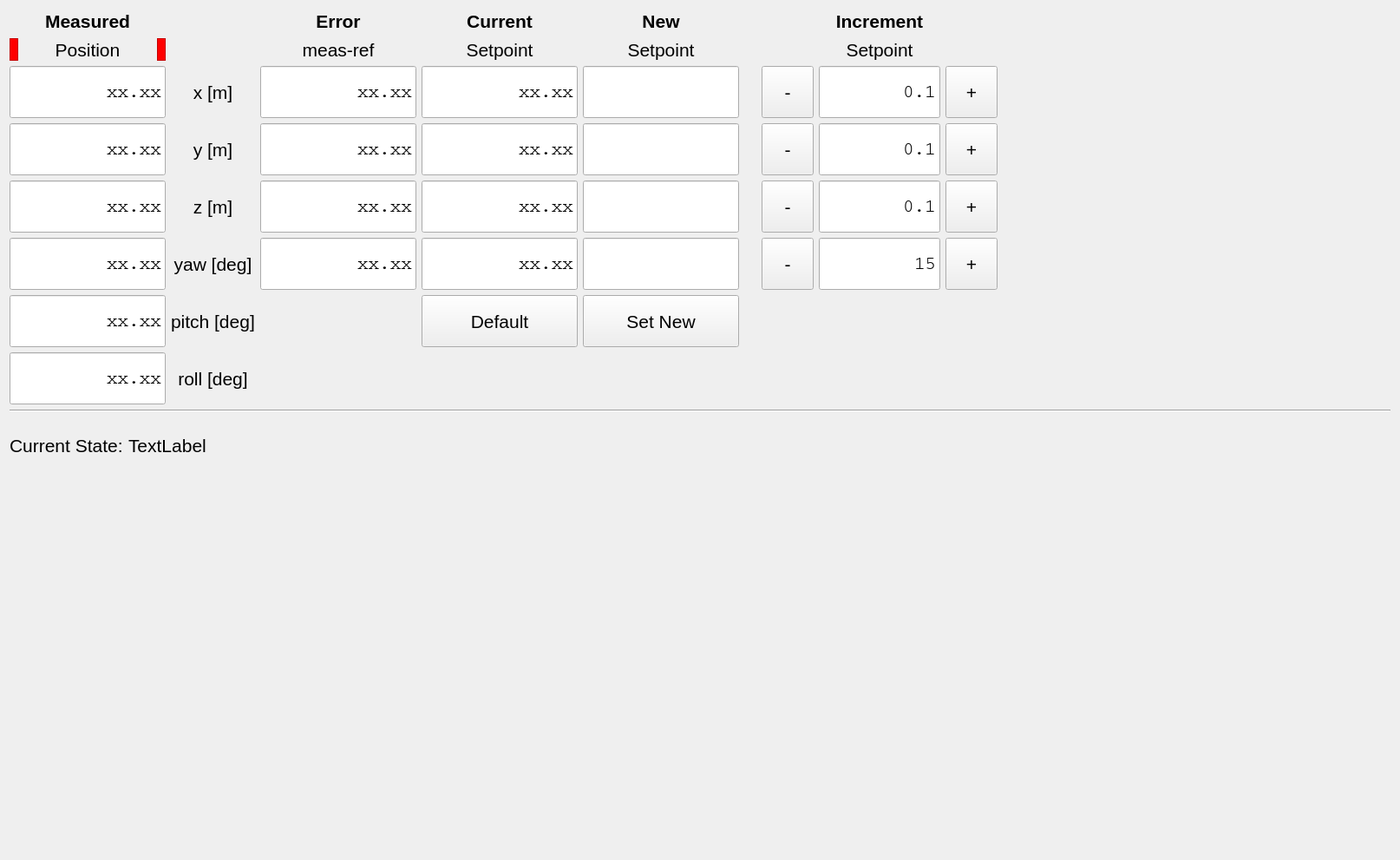
<?xml version="1.0" encoding="UTF-8"?>
<ui version="4.0">
 <class>DefaultControllerTab</class>
 <widget class="QWidget" name="DefaultControllerTab">
  <property name="geometry">
   <rect>
    <x>0</x>
    <y>0</y>
    <width>1614</width>
    <height>991</height>
   </rect>
  </property>
  <property name="font">
   <font>
    <pointsize>16</pointsize>
   </font>
  </property>
  <property name="windowTitle">
   <string>Form</string>
  </property>
  <layout class="QGridLayout" name="gridLayout">
   <item row="1" column="0">
    <widget class="Line" name="line">
     <property name="orientation">
      <enum>Qt::Horizontal</enum>
     </property>
    </widget>
   </item>
   <item row="3" column="0">
    <layout class="QHBoxLayout" name="horizontalLayout_6">
     <property name="leftMargin">
      <number>0</number>
     </property>
     <property name="topMargin">
      <number>0</number>
     </property>
     <property name="rightMargin">
      <number>0</number>
     </property>
     <property name="bottomMargin">
      <number>0</number>
     </property>
     <item>
      <widget class="QLabel" name="label_current_state_title">
       <property name="sizePolicy">
        <sizepolicy hsizetype="Minimum" vsizetype="Preferred">
         <horstretch>0</horstretch>
         <verstretch>0</verstretch>
        </sizepolicy>
       </property>
       <property name="text">
        <string>Current State:</string>
       </property>
      </widget>
     </item>
     <item>
      <widget class="QLabel" name="label_current_state">
       <property name="text">
        <string>TextLabel</string>
       </property>
      </widget>
     </item>
     <item>
      <spacer name="horizontalSpacer_3">
       <property name="orientation">
        <enum>Qt::Horizontal</enum>
       </property>
       <property name="sizeHint" stdset="0">
        <size>
         <width>40</width>
         <height>20</height>
        </size>
       </property>
      </spacer>
     </item>
    </layout>
   </item>
   <item row="4" column="0">
    <spacer name="verticalSpacer">
     <property name="orientation">
      <enum>Qt::Vertical</enum>
     </property>
     <property name="sizeHint" stdset="0">
      <size>
       <width>20</width>
       <height>40</height>
      </size>
     </property>
    </spacer>
   </item>
   <item row="2" column="0">
    <spacer name="verticalSpacer_2">
     <property name="orientation">
      <enum>Qt::Vertical</enum>
     </property>
     <property name="sizeType">
      <enum>QSizePolicy::Fixed</enum>
     </property>
     <property name="sizeHint" stdset="0">
      <size>
       <width>20</width>
       <height>20</height>
      </size>
     </property>
    </spacer>
   </item>
   <item row="0" column="0">
    <layout class="QGridLayout" name="gridLayout_2">
     <property name="leftMargin">
      <number>0</number>
     </property>
     <property name="topMargin">
      <number>0</number>
     </property>
     <property name="rightMargin">
      <number>0</number>
     </property>
     <property name="bottomMargin">
      <number>0</number>
     </property>
     <item row="2" column="1">
      <widget class="QLabel" name="label_row_x">
       <property name="maximumSize">
        <size>
         <width>16777215</width>
         <height>60</height>
        </size>
       </property>
       <property name="text">
        <string>x [m]</string>
       </property>
       <property name="alignment">
        <set>Qt::AlignCenter</set>
       </property>
      </widget>
     </item>
     <item row="0" column="6">
      <widget class="QLabel" name="label_increment_title">
       <property name="maximumSize">
        <size>
         <width>16777215</width>
         <height>50</height>
        </size>
       </property>
       <property name="font">
        <font>
         <weight>75</weight>
         <bold>true</bold>
        </font>
       </property>
       <property name="text">
        <string>Increment</string>
       </property>
       <property name="alignment">
        <set>Qt::AlignCenter</set>
       </property>
      </widget>
     </item>
     <item row="0" column="2">
      <widget class="QLabel" name="label_error_title">
       <property name="maximumSize">
        <size>
         <width>16777215</width>
         <height>50</height>
        </size>
       </property>
       <property name="font">
        <font>
         <weight>75</weight>
         <bold>true</bold>
        </font>
       </property>
       <property name="text">
        <string>Error</string>
       </property>
       <property name="alignment">
        <set>Qt::AlignCenter</set>
       </property>
      </widget>
     </item>
     <item row="5" column="1">
      <widget class="QLabel" name="label_row_yaw">
       <property name="maximumSize">
        <size>
         <width>16777215</width>
         <height>60</height>
        </size>
       </property>
       <property name="text">
        <string>yaw [deg]</string>
       </property>
       <property name="alignment">
        <set>Qt::AlignCenter</set>
       </property>
      </widget>
     </item>
     <item row="1" column="2">
      <widget class="QLabel" name="label_error_title_line2">
       <property name="maximumSize">
        <size>
         <width>16777215</width>
         <height>50</height>
        </size>
       </property>
       <property name="text">
        <string>meas-ref</string>
       </property>
       <property name="alignment">
        <set>Qt::AlignCenter</set>
       </property>
      </widget>
     </item>
     <item row="1" column="3">
      <widget class="QLabel" name="label_current_title_line2">
       <property name="maximumSize">
        <size>
         <width>16777215</width>
         <height>50</height>
        </size>
       </property>
       <property name="text">
        <string>Setpoint</string>
       </property>
       <property name="alignment">
        <set>Qt::AlignCenter</set>
       </property>
      </widget>
     </item>
     <item row="0" column="3">
      <widget class="QLabel" name="label_current_title">
       <property name="maximumSize">
        <size>
         <width>16777215</width>
         <height>50</height>
        </size>
       </property>
       <property name="font">
        <font>
         <weight>75</weight>
         <bold>true</bold>
        </font>
       </property>
       <property name="text">
        <string>Current</string>
       </property>
       <property name="alignment">
        <set>Qt::AlignCenter</set>
       </property>
      </widget>
     </item>
     <item row="1" column="6">
      <widget class="QLabel" name="label_increment_title_line2">
       <property name="maximumSize">
        <size>
         <width>16777215</width>
         <height>50</height>
        </size>
       </property>
       <property name="text">
        <string>Setpoint</string>
       </property>
       <property name="alignment">
        <set>Qt::AlignCenter</set>
       </property>
      </widget>
     </item>
     <item row="3" column="1">
      <widget class="QLabel" name="label_row_y">
       <property name="maximumSize">
        <size>
         <width>16777215</width>
         <height>60</height>
        </size>
       </property>
       <property name="text">
        <string>y [m]</string>
       </property>
       <property name="alignment">
        <set>Qt::AlignCenter</set>
       </property>
      </widget>
     </item>
     <item row="3" column="6">
      <layout class="QHBoxLayout" name="horizontalLayout_3">
       <item>
        <widget class="QPushButton" name="y_increment_minus_button">
         <property name="sizePolicy">
          <sizepolicy hsizetype="MinimumExpanding" vsizetype="Fixed">
           <horstretch>0</horstretch>
           <verstretch>0</verstretch>
          </sizepolicy>
         </property>
         <property name="maximumSize">
          <size>
           <width>60</width>
           <height>60</height>
          </size>
         </property>
         <property name="text">
          <string>-</string>
         </property>
        </widget>
       </item>
       <item>
        <widget class="QLineEdit" name="lineEdit_setpoint_increment_y">
         <property name="sizePolicy">
          <sizepolicy hsizetype="MinimumExpanding" vsizetype="Fixed">
           <horstretch>0</horstretch>
           <verstretch>0</verstretch>
          </sizepolicy>
         </property>
         <property name="maximumSize">
          <size>
           <width>140</width>
           <height>60</height>
          </size>
         </property>
         <property name="font">
          <font>
           <family>Courier</family>
          </font>
         </property>
         <property name="text">
          <string>0.1</string>
         </property>
         <property name="alignment">
          <set>Qt::AlignRight|Qt::AlignTrailing|Qt::AlignVCenter</set>
         </property>
        </widget>
       </item>
       <item>
        <widget class="QPushButton" name="y_increment_plus_button">
         <property name="sizePolicy">
          <sizepolicy hsizetype="MinimumExpanding" vsizetype="Fixed">
           <horstretch>0</horstretch>
           <verstretch>0</verstretch>
          </sizepolicy>
         </property>
         <property name="maximumSize">
          <size>
           <width>60</width>
           <height>60</height>
          </size>
         </property>
         <property name="text">
          <string>+</string>
         </property>
        </widget>
       </item>
      </layout>
     </item>
     <item row="4" column="6">
      <layout class="QHBoxLayout" name="horizontalLayout_2">
       <item>
        <widget class="QPushButton" name="z_increment_minus_button">
         <property name="sizePolicy">
          <sizepolicy hsizetype="MinimumExpanding" vsizetype="Fixed">
           <horstretch>0</horstretch>
           <verstretch>0</verstretch>
          </sizepolicy>
         </property>
         <property name="maximumSize">
          <size>
           <width>60</width>
           <height>60</height>
          </size>
         </property>
         <property name="text">
          <string>-</string>
         </property>
        </widget>
       </item>
       <item>
        <widget class="QLineEdit" name="lineEdit_setpoint_increment_z">
         <property name="sizePolicy">
          <sizepolicy hsizetype="MinimumExpanding" vsizetype="Fixed">
           <horstretch>0</horstretch>
           <verstretch>0</verstretch>
          </sizepolicy>
         </property>
         <property name="maximumSize">
          <size>
           <width>140</width>
           <height>60</height>
          </size>
         </property>
         <property name="font">
          <font>
           <family>Courier</family>
          </font>
         </property>
         <property name="text">
          <string>0.1</string>
         </property>
         <property name="alignment">
          <set>Qt::AlignRight|Qt::AlignTrailing|Qt::AlignVCenter</set>
         </property>
        </widget>
       </item>
       <item>
        <widget class="QPushButton" name="z_increment_plus_button">
         <property name="sizePolicy">
          <sizepolicy hsizetype="MinimumExpanding" vsizetype="Fixed">
           <horstretch>0</horstretch>
           <verstretch>0</verstretch>
          </sizepolicy>
         </property>
         <property name="maximumSize">
          <size>
           <width>60</width>
           <height>60</height>
          </size>
         </property>
         <property name="text">
          <string>+</string>
         </property>
        </widget>
       </item>
      </layout>
     </item>
     <item row="2" column="3">
      <widget class="QLineEdit" name="lineEdit_setpoint_current_x">
       <property name="sizePolicy">
        <sizepolicy hsizetype="MinimumExpanding" vsizetype="MinimumExpanding">
         <horstretch>0</horstretch>
         <verstretch>0</verstretch>
        </sizepolicy>
       </property>
       <property name="maximumSize">
        <size>
         <width>180</width>
         <height>60</height>
        </size>
       </property>
       <property name="font">
        <font>
         <family>Courier</family>
        </font>
       </property>
       <property name="text">
        <string>xx.xx</string>
       </property>
       <property name="alignment">
        <set>Qt::AlignRight|Qt::AlignTrailing|Qt::AlignVCenter</set>
       </property>
       <property name="readOnly">
        <bool>true</bool>
       </property>
      </widget>
     </item>
     <item row="5" column="2">
      <widget class="QLineEdit" name="lineEdit_error_yaw">
       <property name="sizePolicy">
        <sizepolicy hsizetype="MinimumExpanding" vsizetype="MinimumExpanding">
         <horstretch>0</horstretch>
         <verstretch>0</verstretch>
        </sizepolicy>
       </property>
       <property name="maximumSize">
        <size>
         <width>180</width>
         <height>60</height>
        </size>
       </property>
       <property name="font">
        <font>
         <family>Courier</family>
        </font>
       </property>
       <property name="text">
        <string>xx.xx</string>
       </property>
       <property name="alignment">
        <set>Qt::AlignRight|Qt::AlignTrailing|Qt::AlignVCenter</set>
       </property>
       <property name="readOnly">
        <bool>true</bool>
       </property>
      </widget>
     </item>
     <item row="5" column="6">
      <layout class="QHBoxLayout" name="horizontalLayout">
       <item>
        <widget class="QPushButton" name="yaw_increment_minus_button">
         <property name="sizePolicy">
          <sizepolicy hsizetype="MinimumExpanding" vsizetype="Fixed">
           <horstretch>0</horstretch>
           <verstretch>0</verstretch>
          </sizepolicy>
         </property>
         <property name="maximumSize">
          <size>
           <width>60</width>
           <height>60</height>
          </size>
         </property>
         <property name="text">
          <string>-</string>
         </property>
        </widget>
       </item>
       <item>
        <widget class="QLineEdit" name="lineEdit_setpoint_increment_yaw">
         <property name="sizePolicy">
          <sizepolicy hsizetype="MinimumExpanding" vsizetype="Fixed">
           <horstretch>0</horstretch>
           <verstretch>0</verstretch>
          </sizepolicy>
         </property>
         <property name="maximumSize">
          <size>
           <width>140</width>
           <height>60</height>
          </size>
         </property>
         <property name="font">
          <font>
           <family>Courier</family>
          </font>
         </property>
         <property name="text">
          <string>15</string>
         </property>
         <property name="alignment">
          <set>Qt::AlignRight|Qt::AlignTrailing|Qt::AlignVCenter</set>
         </property>
        </widget>
       </item>
       <item>
        <widget class="QPushButton" name="yaw_increment_plus_button">
         <property name="sizePolicy">
          <sizepolicy hsizetype="MinimumExpanding" vsizetype="Fixed">
           <horstretch>0</horstretch>
           <verstretch>0</verstretch>
          </sizepolicy>
         </property>
         <property name="maximumSize">
          <size>
           <width>60</width>
           <height>60</height>
          </size>
         </property>
         <property name="text">
          <string>+</string>
         </property>
        </widget>
       </item>
      </layout>
     </item>
     <item row="5" column="3">
      <widget class="QLineEdit" name="lineEdit_setpoint_current_yaw">
       <property name="sizePolicy">
        <sizepolicy hsizetype="MinimumExpanding" vsizetype="MinimumExpanding">
         <horstretch>0</horstretch>
         <verstretch>0</verstretch>
        </sizepolicy>
       </property>
       <property name="maximumSize">
        <size>
         <width>180</width>
         <height>60</height>
        </size>
       </property>
       <property name="font">
        <font>
         <family>Courier</family>
        </font>
       </property>
       <property name="text">
        <string>xx.xx</string>
       </property>
       <property name="alignment">
        <set>Qt::AlignRight|Qt::AlignTrailing|Qt::AlignVCenter</set>
       </property>
       <property name="readOnly">
        <bool>true</bool>
       </property>
      </widget>
     </item>
     <item row="2" column="2">
      <widget class="QLineEdit" name="lineEdit_error_x">
       <property name="sizePolicy">
        <sizepolicy hsizetype="MinimumExpanding" vsizetype="MinimumExpanding">
         <horstretch>0</horstretch>
         <verstretch>0</verstretch>
        </sizepolicy>
       </property>
       <property name="maximumSize">
        <size>
         <width>180</width>
         <height>60</height>
        </size>
       </property>
       <property name="font">
        <font>
         <family>Courier</family>
        </font>
       </property>
       <property name="text">
        <string>xx.xx</string>
       </property>
       <property name="alignment">
        <set>Qt::AlignRight|Qt::AlignTrailing|Qt::AlignVCenter</set>
       </property>
       <property name="readOnly">
        <bool>true</bool>
       </property>
      </widget>
     </item>
     <item row="7" column="1">
      <widget class="QLabel" name="label_row_roll">
       <property name="text">
        <string>roll [deg]</string>
       </property>
       <property name="alignment">
        <set>Qt::AlignCenter</set>
       </property>
      </widget>
     </item>
     <item row="6" column="3">
      <widget class="QPushButton" name="default_setpoint_button">
       <property name="sizePolicy">
        <sizepolicy hsizetype="MinimumExpanding" vsizetype="MinimumExpanding">
         <horstretch>0</horstretch>
         <verstretch>0</verstretch>
        </sizepolicy>
       </property>
       <property name="maximumSize">
        <size>
         <width>180</width>
         <height>60</height>
        </size>
       </property>
       <property name="text">
        <string>Default</string>
       </property>
      </widget>
     </item>
     <item row="4" column="2">
      <widget class="QLineEdit" name="lineEdit_error_z">
       <property name="sizePolicy">
        <sizepolicy hsizetype="MinimumExpanding" vsizetype="MinimumExpanding">
         <horstretch>0</horstretch>
         <verstretch>0</verstretch>
        </sizepolicy>
       </property>
       <property name="maximumSize">
        <size>
         <width>180</width>
         <height>60</height>
        </size>
       </property>
       <property name="font">
        <font>
         <family>Courier</family>
        </font>
       </property>
       <property name="text">
        <string>xx.xx</string>
       </property>
       <property name="alignment">
        <set>Qt::AlignRight|Qt::AlignTrailing|Qt::AlignVCenter</set>
       </property>
       <property name="readOnly">
        <bool>true</bool>
       </property>
      </widget>
     </item>
     <item row="0" column="0">
      <widget class="QLabel" name="label_measured_title">
       <property name="font">
        <font>
         <weight>75</weight>
         <bold>true</bold>
        </font>
       </property>
       <property name="text">
        <string>Measured</string>
       </property>
       <property name="alignment">
        <set>Qt::AlignCenter</set>
       </property>
      </widget>
     </item>
     <item row="6" column="1">
      <widget class="QLabel" name="label_row_pitch">
       <property name="text">
        <string>pitch [deg]</string>
       </property>
      </widget>
     </item>
     <item row="3" column="2">
      <widget class="QLineEdit" name="lineEdit_error_y">
       <property name="sizePolicy">
        <sizepolicy hsizetype="MinimumExpanding" vsizetype="MinimumExpanding">
         <horstretch>0</horstretch>
         <verstretch>0</verstretch>
        </sizepolicy>
       </property>
       <property name="maximumSize">
        <size>
         <width>180</width>
         <height>60</height>
        </size>
       </property>
       <property name="font">
        <font>
         <family>Courier</family>
        </font>
       </property>
       <property name="text">
        <string>xx.xx</string>
       </property>
       <property name="alignment">
        <set>Qt::AlignRight|Qt::AlignTrailing|Qt::AlignVCenter</set>
       </property>
       <property name="readOnly">
        <bool>true</bool>
       </property>
      </widget>
     </item>
     <item row="4" column="1">
      <widget class="QLabel" name="label_row_z">
       <property name="maximumSize">
        <size>
         <width>16777215</width>
         <height>60</height>
        </size>
       </property>
       <property name="text">
        <string>z [m]</string>
       </property>
       <property name="alignment">
        <set>Qt::AlignCenter</set>
       </property>
      </widget>
     </item>
     <item row="3" column="3">
      <widget class="QLineEdit" name="lineEdit_setpoint_current_y">
       <property name="sizePolicy">
        <sizepolicy hsizetype="MinimumExpanding" vsizetype="MinimumExpanding">
         <horstretch>0</horstretch>
         <verstretch>0</verstretch>
        </sizepolicy>
       </property>
       <property name="maximumSize">
        <size>
         <width>180</width>
         <height>60</height>
        </size>
       </property>
       <property name="font">
        <font>
         <family>Courier</family>
        </font>
       </property>
       <property name="text">
        <string>xx.xx</string>
       </property>
       <property name="alignment">
        <set>Qt::AlignRight|Qt::AlignTrailing|Qt::AlignVCenter</set>
       </property>
       <property name="readOnly">
        <bool>true</bool>
       </property>
      </widget>
     </item>
     <item row="4" column="3">
      <widget class="QLineEdit" name="lineEdit_setpoint_current_z">
       <property name="sizePolicy">
        <sizepolicy hsizetype="MinimumExpanding" vsizetype="MinimumExpanding">
         <horstretch>0</horstretch>
         <verstretch>0</verstretch>
        </sizepolicy>
       </property>
       <property name="maximumSize">
        <size>
         <width>180</width>
         <height>60</height>
        </size>
       </property>
       <property name="font">
        <font>
         <family>Courier</family>
        </font>
       </property>
       <property name="text">
        <string>xx.xx</string>
       </property>
       <property name="alignment">
        <set>Qt::AlignRight|Qt::AlignTrailing|Qt::AlignVCenter</set>
       </property>
       <property name="readOnly">
        <bool>true</bool>
       </property>
      </widget>
     </item>
     <item row="2" column="6">
      <layout class="QHBoxLayout" name="horizontalLayout_4">
       <item>
        <widget class="QPushButton" name="x_increment_minus_button">
         <property name="sizePolicy">
          <sizepolicy hsizetype="MinimumExpanding" vsizetype="Fixed">
           <horstretch>0</horstretch>
           <verstretch>0</verstretch>
          </sizepolicy>
         </property>
         <property name="maximumSize">
          <size>
           <width>60</width>
           <height>60</height>
          </size>
         </property>
         <property name="text">
          <string>-</string>
         </property>
        </widget>
       </item>
       <item>
        <widget class="QLineEdit" name="lineEdit_setpoint_increment_x">
         <property name="sizePolicy">
          <sizepolicy hsizetype="MinimumExpanding" vsizetype="Fixed">
           <horstretch>0</horstretch>
           <verstretch>0</verstretch>
          </sizepolicy>
         </property>
         <property name="maximumSize">
          <size>
           <width>140</width>
           <height>60</height>
          </size>
         </property>
         <property name="font">
          <font>
           <family>Courier</family>
          </font>
         </property>
         <property name="text">
          <string>0.1</string>
         </property>
         <property name="alignment">
          <set>Qt::AlignRight|Qt::AlignTrailing|Qt::AlignVCenter</set>
         </property>
        </widget>
       </item>
       <item>
        <widget class="QPushButton" name="x_increment_plus_button">
         <property name="sizePolicy">
          <sizepolicy hsizetype="MinimumExpanding" vsizetype="Fixed">
           <horstretch>0</horstretch>
           <verstretch>0</verstretch>
          </sizepolicy>
         </property>
         <property name="maximumSize">
          <size>
           <width>60</width>
           <height>60</height>
          </size>
         </property>
         <property name="text">
          <string>+</string>
         </property>
        </widget>
       </item>
      </layout>
     </item>
     <item row="1" column="0">
      <layout class="QHBoxLayout" name="horizontalLayout_5">
       <property name="spacing">
        <number>0</number>
       </property>
       <property name="leftMargin">
        <number>0</number>
       </property>
       <property name="topMargin">
        <number>0</number>
       </property>
       <property name="rightMargin">
        <number>0</number>
       </property>
       <property name="bottomMargin">
        <number>0</number>
       </property>
       <item>
        <widget class="QFrame" name="red_frame_position_left">
         <property name="sizePolicy">
          <sizepolicy hsizetype="Preferred" vsizetype="Preferred">
           <horstretch>0</horstretch>
           <verstretch>0</verstretch>
          </sizepolicy>
         </property>
         <property name="maximumSize">
          <size>
           <width>10</width>
           <height>16777215</height>
          </size>
         </property>
         <property name="styleSheet">
          <string notr="true">background-color:red;</string>
         </property>
         <property name="frameShape">
          <enum>QFrame::StyledPanel</enum>
         </property>
         <property name="frameShadow">
          <enum>QFrame::Raised</enum>
         </property>
        </widget>
       </item>
       <item>
        <widget class="QLabel" name="label_measured_title_line2">
         <property name="text">
          <string>Position</string>
         </property>
         <property name="alignment">
          <set>Qt::AlignCenter</set>
         </property>
        </widget>
       </item>
       <item>
        <widget class="QFrame" name="red_frame_position_right">
         <property name="sizePolicy">
          <sizepolicy hsizetype="Preferred" vsizetype="Preferred">
           <horstretch>0</horstretch>
           <verstretch>0</verstretch>
          </sizepolicy>
         </property>
         <property name="maximumSize">
          <size>
           <width>10</width>
           <height>16777215</height>
          </size>
         </property>
         <property name="styleSheet">
          <string notr="true">background-color:red;</string>
         </property>
         <property name="frameShape">
          <enum>QFrame::StyledPanel</enum>
         </property>
         <property name="frameShadow">
          <enum>QFrame::Raised</enum>
         </property>
        </widget>
       </item>
      </layout>
     </item>
     <item row="2" column="0">
      <layout class="QHBoxLayout" name="horizontalLayout_8">
       <item>
        <widget class="QLineEdit" name="lineEdit_measured_x">
         <property name="sizePolicy">
          <sizepolicy hsizetype="MinimumExpanding" vsizetype="MinimumExpanding">
           <horstretch>0</horstretch>
           <verstretch>0</verstretch>
          </sizepolicy>
         </property>
         <property name="maximumSize">
          <size>
           <width>180</width>
           <height>60</height>
          </size>
         </property>
         <property name="font">
          <font>
           <family>Courier</family>
          </font>
         </property>
         <property name="text">
          <string>xx.xx</string>
         </property>
         <property name="alignment">
          <set>Qt::AlignRight|Qt::AlignTrailing|Qt::AlignVCenter</set>
         </property>
        </widget>
       </item>
      </layout>
     </item>
     <item row="3" column="0">
      <layout class="QHBoxLayout" name="horizontalLayout_9">
       <item>
        <widget class="QLineEdit" name="lineEdit_measured_y">
         <property name="sizePolicy">
          <sizepolicy hsizetype="MinimumExpanding" vsizetype="MinimumExpanding">
           <horstretch>0</horstretch>
           <verstretch>0</verstretch>
          </sizepolicy>
         </property>
         <property name="maximumSize">
          <size>
           <width>180</width>
           <height>60</height>
          </size>
         </property>
         <property name="font">
          <font>
           <family>Courier</family>
          </font>
         </property>
         <property name="text">
          <string>xx.xx</string>
         </property>
         <property name="alignment">
          <set>Qt::AlignRight|Qt::AlignTrailing|Qt::AlignVCenter</set>
         </property>
        </widget>
       </item>
      </layout>
     </item>
     <item row="4" column="0">
      <layout class="QHBoxLayout" name="horizontalLayout_10">
       <item>
        <widget class="QLineEdit" name="lineEdit_measured_z">
         <property name="sizePolicy">
          <sizepolicy hsizetype="MinimumExpanding" vsizetype="MinimumExpanding">
           <horstretch>0</horstretch>
           <verstretch>0</verstretch>
          </sizepolicy>
         </property>
         <property name="maximumSize">
          <size>
           <width>180</width>
           <height>60</height>
          </size>
         </property>
         <property name="font">
          <font>
           <family>Courier</family>
          </font>
         </property>
         <property name="text">
          <string>xx.xx</string>
         </property>
         <property name="alignment">
          <set>Qt::AlignRight|Qt::AlignTrailing|Qt::AlignVCenter</set>
         </property>
        </widget>
       </item>
      </layout>
     </item>
     <item row="5" column="0">
      <layout class="QHBoxLayout" name="horizontalLayout_11">
       <item>
        <widget class="QLineEdit" name="lineEdit_measured_yaw">
         <property name="sizePolicy">
          <sizepolicy hsizetype="MinimumExpanding" vsizetype="MinimumExpanding">
           <horstretch>0</horstretch>
           <verstretch>0</verstretch>
          </sizepolicy>
         </property>
         <property name="maximumSize">
          <size>
           <width>180</width>
           <height>60</height>
          </size>
         </property>
         <property name="font">
          <font>
           <family>Courier</family>
          </font>
         </property>
         <property name="text">
          <string>xx.xx</string>
         </property>
         <property name="alignment">
          <set>Qt::AlignRight|Qt::AlignTrailing|Qt::AlignVCenter</set>
         </property>
        </widget>
       </item>
      </layout>
     </item>
     <item row="6" column="0">
      <layout class="QHBoxLayout" name="horizontalLayout_12">
       <item>
        <widget class="QLineEdit" name="lineEdit_measured_pitch">
         <property name="sizePolicy">
          <sizepolicy hsizetype="MinimumExpanding" vsizetype="MinimumExpanding">
           <horstretch>0</horstretch>
           <verstretch>0</verstretch>
          </sizepolicy>
         </property>
         <property name="maximumSize">
          <size>
           <width>180</width>
           <height>60</height>
          </size>
         </property>
         <property name="font">
          <font>
           <family>Courier</family>
          </font>
         </property>
         <property name="text">
          <string>xx.xx</string>
         </property>
         <property name="alignment">
          <set>Qt::AlignRight|Qt::AlignTrailing|Qt::AlignVCenter</set>
         </property>
        </widget>
       </item>
      </layout>
     </item>
     <item row="7" column="0">
      <layout class="QHBoxLayout" name="horizontalLayout_13">
       <item>
        <widget class="QLineEdit" name="lineEdit_measured_roll">
         <property name="sizePolicy">
          <sizepolicy hsizetype="MinimumExpanding" vsizetype="MinimumExpanding">
           <horstretch>0</horstretch>
           <verstretch>0</verstretch>
          </sizepolicy>
         </property>
         <property name="maximumSize">
          <size>
           <width>180</width>
           <height>60</height>
          </size>
         </property>
         <property name="font">
          <font>
           <family>Courier</family>
          </font>
         </property>
         <property name="text">
          <string>xx.xx</string>
         </property>
         <property name="alignment">
          <set>Qt::AlignRight|Qt::AlignTrailing|Qt::AlignVCenter</set>
         </property>
        </widget>
       </item>
      </layout>
     </item>
     <item row="2" column="7">
      <spacer name="horizontalSpacer">
       <property name="orientation">
        <enum>Qt::Horizontal</enum>
       </property>
       <property name="sizeHint" stdset="0">
        <size>
         <width>40</width>
         <height>20</height>
        </size>
       </property>
      </spacer>
     </item>
     <item row="2" column="5">
      <spacer name="horizontalSpacer_2">
       <property name="orientation">
        <enum>Qt::Horizontal</enum>
       </property>
       <property name="sizeType">
        <enum>QSizePolicy::Fixed</enum>
       </property>
       <property name="sizeHint" stdset="0">
        <size>
         <width>20</width>
         <height>20</height>
        </size>
       </property>
      </spacer>
     </item>
     <item row="0" column="4">
      <widget class="QLabel" name="label_new_title">
       <property name="maximumSize">
        <size>
         <width>16777215</width>
         <height>50</height>
        </size>
       </property>
       <property name="font">
        <font>
         <weight>75</weight>
         <bold>true</bold>
        </font>
       </property>
       <property name="text">
        <string>New</string>
       </property>
       <property name="alignment">
        <set>Qt::AlignCenter</set>
       </property>
      </widget>
     </item>
     <item row="1" column="4">
      <widget class="QLabel" name="label_new_title_line2">
       <property name="maximumSize">
        <size>
         <width>16777215</width>
         <height>50</height>
        </size>
       </property>
       <property name="text">
        <string>Setpoint</string>
       </property>
       <property name="alignment">
        <set>Qt::AlignCenter</set>
       </property>
      </widget>
     </item>
     <item row="2" column="4">
      <widget class="QLineEdit" name="lineEdit_setpoint_new_x">
       <property name="sizePolicy">
        <sizepolicy hsizetype="MinimumExpanding" vsizetype="MinimumExpanding">
         <horstretch>0</horstretch>
         <verstretch>0</verstretch>
        </sizepolicy>
       </property>
       <property name="maximumSize">
        <size>
         <width>180</width>
         <height>60</height>
        </size>
       </property>
       <property name="font">
        <font>
         <family>Courier</family>
        </font>
       </property>
       <property name="text">
        <string/>
       </property>
       <property name="alignment">
        <set>Qt::AlignRight|Qt::AlignTrailing|Qt::AlignVCenter</set>
       </property>
      </widget>
     </item>
     <item row="3" column="4">
      <widget class="QLineEdit" name="lineEdit_setpoint_new_y">
       <property name="sizePolicy">
        <sizepolicy hsizetype="MinimumExpanding" vsizetype="MinimumExpanding">
         <horstretch>0</horstretch>
         <verstretch>0</verstretch>
        </sizepolicy>
       </property>
       <property name="maximumSize">
        <size>
         <width>180</width>
         <height>60</height>
        </size>
       </property>
       <property name="font">
        <font>
         <family>Courier</family>
        </font>
       </property>
       <property name="text">
        <string/>
       </property>
       <property name="alignment">
        <set>Qt::AlignRight|Qt::AlignTrailing|Qt::AlignVCenter</set>
       </property>
      </widget>
     </item>
     <item row="4" column="4">
      <widget class="QLineEdit" name="lineEdit_setpoint_new_z">
       <property name="sizePolicy">
        <sizepolicy hsizetype="MinimumExpanding" vsizetype="MinimumExpanding">
         <horstretch>0</horstretch>
         <verstretch>0</verstretch>
        </sizepolicy>
       </property>
       <property name="maximumSize">
        <size>
         <width>180</width>
         <height>60</height>
        </size>
       </property>
       <property name="font">
        <font>
         <family>Courier</family>
        </font>
       </property>
       <property name="text">
        <string/>
       </property>
       <property name="alignment">
        <set>Qt::AlignRight|Qt::AlignTrailing|Qt::AlignVCenter</set>
       </property>
      </widget>
     </item>
     <item row="5" column="4">
      <widget class="QLineEdit" name="lineEdit_setpoint_new_yaw">
       <property name="sizePolicy">
        <sizepolicy hsizetype="MinimumExpanding" vsizetype="MinimumExpanding">
         <horstretch>0</horstretch>
         <verstretch>0</verstretch>
        </sizepolicy>
       </property>
       <property name="maximumSize">
        <size>
         <width>180</width>
         <height>60</height>
        </size>
       </property>
       <property name="font">
        <font>
         <family>Courier</family>
        </font>
       </property>
       <property name="text">
        <string/>
       </property>
       <property name="alignment">
        <set>Qt::AlignRight|Qt::AlignTrailing|Qt::AlignVCenter</set>
       </property>
      </widget>
     </item>
     <item row="6" column="4">
      <widget class="QPushButton" name="set_setpoint_button">
       <property name="sizePolicy">
        <sizepolicy hsizetype="MinimumExpanding" vsizetype="MinimumExpanding">
         <horstretch>0</horstretch>
         <verstretch>0</verstretch>
        </sizepolicy>
       </property>
       <property name="maximumSize">
        <size>
         <width>180</width>
         <height>60</height>
        </size>
       </property>
       <property name="text">
        <string>Set New</string>
       </property>
      </widget>
     </item>
    </layout>
   </item>
  </layout>
 </widget>
 <resources/>
 <connections/>
</ui>
